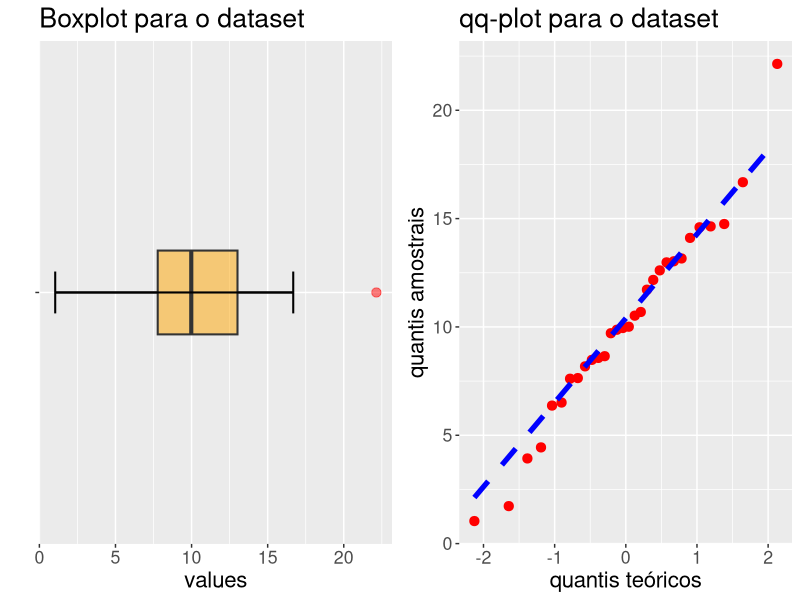
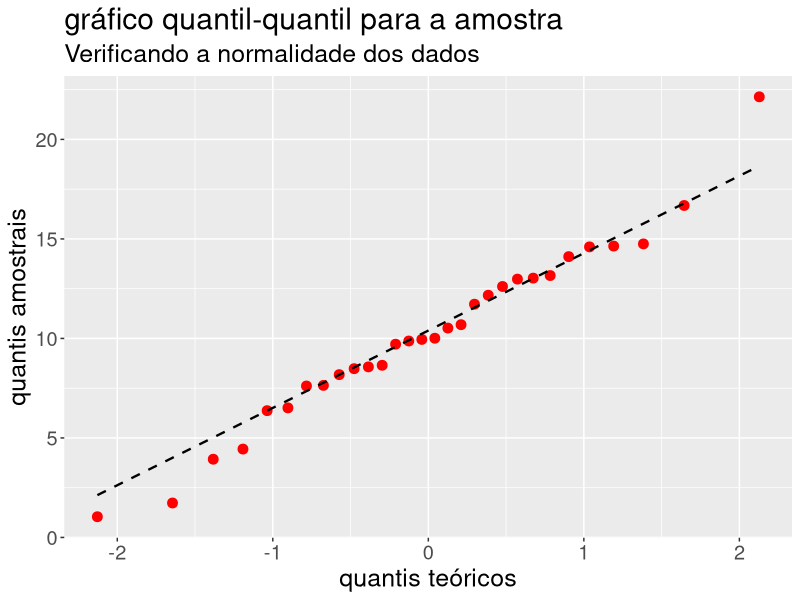

These charts were generated, in order, by the following R code:
## ---- chunk 1
knitr::opts_chunk$set(echo = TRUE)
## ---- chunk 2
library(dplyr)
library(ggplot2)
library(readxl)
library(kableExtra) #Para gerar tabelas com um layout agradável
## ---- chunk 3
# ks.test(
#   x = dados,
#   y = "pnorm",
#   alternative = "two.sided",
#   mean = 10,
#   sd = 5)
## ---- chunk 4
x = c(32, 40, 20, 25, 33) #Dados para a tabela de contingência 1Xs
## ---- chunk 5
chisq.test(x, p = rep(1/5, length(x))) #Teste qui-quadrado
## ---- chunk 6
dados = c(1.04, 1.73, 3.93, 4.44, 6.37, 6.51, 
          7.61, 7.64, 8.18, 8.48, 8.57, 8.65,
          9.71, 9.87, 9.95, 10.01, 10.52, 10.69,
          11.72, 12.17, 12.61, 12.98, 13.03, 13.16,
          14.11, 14.60, 14.64, 14.75, 16.68, 22.14
          )
## ---- chunk 7
q = qnorm(c(0.25, 0.50, 0.75), 10, 5)
## ---- chunk 8
x = dados %>%
  cut(c(-Inf, q, Inf)) %>%
  table() %>%
  as.vector()
## ---- chunk 9
chisq.test(x, p = rep(0.25, length(x)))
## ---- chunk 10
dados = as.data.frame(dados)

box_plot = ggplot(data = dados, aes(x = "", y = dados)) + 
  geom_boxplot(fill = "orange", 
               outlier.colour = "red",
               outlier.size = 2.8,
               alpha = 0.5,
               width = 0.2,
               size = 0.7
               ) + 
  stat_boxplot(geom = "errorbar",
               width = 0.1,
               size = 0.7
               ) + 
  labs(
    title = "Boxplot para o dataset",
    x = "",
    y = "values"
  ) + 
  coord_flip() + 
  theme(text = element_text(size = 16))

qq_plot = ggplot(data = dados, aes(sample = dados)) + 
  geom_qq(col = "red", size = 2.8) + 
  geom_qq_line(linetype = "dashed", color = "blue", size = 1.8) + 
  labs(
    title = "qq-plot para o dataset",
    x = "quantis teóricos",
    y = "quantis amostrais"
  ) + 
  theme(text = element_text(size = 16))

cowplot::plot_grid(box_plot, qq_plot)
## ---- chunk 11
x = c(43, 49, 56, 45, 66, 41) #Tabela de contingência 1Xs
## ---- chunk 12
chisq.test(x, p = rep(1/6, length(x))) #Teste qui-quadrado
## ---- chunk 13
x = c(125, 18, 20, 34)
## ---- chunk 14
p = c(0.656, 0.093, 0.093, 0.158)
## ---- chunk 15
chisq.test(x, p = c(0.656, 0.093, 0.093, 0.158))
## ---- chunk 16
dados = c(15.9, 16.9, 18.3, 18.5, 19.0,
          19.5, 21.8, 23.0, 23.8, 24.5,
          26.1, 26.9, 32.3, 35.0, 36.1,
          36.5, 37.2, 38.5, 40.9, 44.2
          )
## ---- chunk 17
q = qnorm(c(0.25, 0.50, 0.75), 30, 10)
## ---- chunk 18
x = dados %>%
  cut(c(-Inf, q, Inf)) %>%
  table() %>%
  as.vector()
## ---- chunk 19
chisq.test(x, p = rep(0.25, length(x)))
## ---- chunk 20
x = c(158, 186, 179, 161, 141, 175)
## ---- chunk 21
chisq.test(x, p = rep(1/6, length(x)))
## ---- chunk 22
tab = matrix(
  c(15, 8, 20, 23, 30, 18, 20, 34, 15, 17),
  byrow = F, 
  nrow = 2,
  dimnames = list(c("humanas", "biologicas"), c(LETTERS[1:5]))
)
## ---- chunk 23
kable(tab) %>%
  kable_styling(
    full_width = F,
    bootstrap_options = c("striped", "hover", "condensed", "responsive"))
## ---- chunk 24
chisq.test(tab)
## ---- chunk 25
tab = matrix(
  c(15, 6, 22, 10, 18, 20, 3, 6),
  byrow = F,
  nrow = 2,
  dimnames = list(
    c("publica", "particular"), 
    c("(0; 2,5]", "(2,5; 5]", "(5; 7,5]", "(7,5; 10]")
    )
)
## ---- chunk 26
kable(tab) %>%
  kable_styling(
    full_width = F,
    bootstrap_options = c("striped", "hover", "condensed", "responsive"))
## ---- chunk 27
chisq.test(tab)
## ---- chunk 28
dados = data.frame(
  pub_obs = c(15, 22, 18, 3),
  part_obs = c(6, 10, 20, 6)
)
## ---- chunk 29
row.names(dados) = c("(0; 2,5]", "(2,5; 5]", "(5; 7,5]", "(7,5; 10]")
dados = mutate(
  dados, 
  total = pub_obs + part_obs,
  pub_esp = (total/sum(total))*sum(pub_obs),
  part_esp = (total/sum(total))*sum(part_obs)
  )
## ---- chunk 30
xsi2 = sum( (dados$pub_obs - dados$pub_esp)^2/dados$pub_esp ) + 
  sum( (dados$part_obs - dados$part_esp)^2/dados$part_esp )
## ---- chunk 31
s = (nrow(dados) - 1)
pchisq(xsi2, df = s, lower.tail = F)
## ---- chunk 32
tab = matrix(
  c(33, 37, 17, 13),
  byrow = F,
  ncol = 2,
  dimnames = list(c("convencional", "novo"), c("correto", "errado"))
)
## ---- chunk 33
kable(tab) %>%
  kable_styling(
    full_width = F,
    bootstrap_options = c("striped", "hover", "condensed", "responsive"))
## ---- chunk 34
chisq.test(tab)
## ---- chunk 35
tab = matrix(
  c(55, 48, 25, 32),
  byrow = F,
  ncol = 2,
  dimnames = list(c("Droga A", "Droga B"), c("Eficaz", "Ñ Eficaz"))
)
## ---- chunk 36
kable(tab) %>%
  kable_styling(
    full_width = F,
    bootstrap_options = c("striped", "hover", "condensed", "responsive"))
## ---- chunk 37
chisq.test(tab)
## ---- chunk 38
tab = matrix(
  c(32, 12, 68, 38),
  byrow = F,
  ncol = 2,
  dimnames = list(c("Cidade A", "Cidade B"), c("Gostaram", "Não gostaram"))
)
## ---- chunk 39
kable(tab) %>%
  kable_styling(
    full_width = F,
    bootstrap_options = c("striped", "hover", "condensed", "responsive"))
## ---- chunk 40
chisq.test(tab)
## ---- chunk 41
tab = matrix(
  c(214, 51, 111, 237, 102, 304, 78, 126, 139, 119, 22, 48),
  byrow = F, 
  nrow = 3,
  dimnames = list(
    c("São Paulo", "Paraná", "Rio G. Sul"),
    c("Consumidor", "Produtor", "Escola", "Outras")
    )
)
## ---- chunk 42
kable(tab) %>%
  kable_styling(
    full_width = F,
    bootstrap_options = c("striped", "hover", "condensed", "responsive"))
## ---- chunk 43
chisq.test(tab)
## ---- chunk 44
tab = matrix(
  c(30, 60, 35, 25, 35, 15),
  byrow = F,
  ncol = 3,
  dimnames = list(c("A favor", "Contra"), c("Urbano", "Suburbano", "Rural"))
)
## ---- chunk 45
kable(tab) %>%
  kable_styling(
    full_width = F,
    bootstrap_options = c("striped", "hover", "condensed", "responsive"))
## ---- chunk 46
chisq.test(tab)
## ---- chunk 47
tab = matrix(
  c(100, 900, 150, 850),
  byrow = F,
  nrow = 2,
  dimnames = list(c("Usaram", "Ñ usaram"), c("Homens", "Mulheres"))
)
## ---- chunk 48
kable(tab) %>%
  kable_styling(
    full_width = F,
    bootstrap_options = c("striped", "hover", "condensed", "responsive"))
## ---- chunk 49
chisq.test(tab)
## ---- chunk 50
tab = matrix(
  c(200, 200, 220, 280, 380, 720),
  byrow = F,
  nrow = 2,
  dimnames = list(c("Sim", "Não"), c("Alta", "Media", "Baixa"))
)
## ---- chunk 51
kable(tab) %>%
  kable_styling(
    full_width = F,
    bootstrap_options = c("striped", "hover", "condensed", "responsive"))
## ---- chunk 52
chisq.test(tab)
## ---- chunk 53
tab = matrix(
  c(100, 100, 120, 80),
  byrow = F,
  ncol = 2,
  dimnames = list(c("Alto", "Baixo"), c("Homem", "Mulher"))
)
## ---- chunk 54
kable(tab) %>%
  kable_styling(
    full_width = F,
    bootstrap_options = c("striped", "hover", "condensed", "responsive"))
## ---- chunk 55
chisq.test(tab)
## ---- chunk 56
tab = matrix(
  c(62, 84, 24, 36, 42, 22, 12, 14, 24),
  byrow = F,
  nrow = 3,
  dimnames = list(
    c("Excelente", "Satisfatorio", "Insatisfatorio"),
    c("1ª tentativa", "2ª tentativa", "3ª tentativa")
  )
)


kable(tab) %>%
  kable_styling(
    full_width = F,
    bootstrap_options = c("striped", "hover", "condensed", "responsive"))
## ---- chunk 57
chisq.test(tab)
## ---- chunk 58
dados = data.frame(
  agente = LETTERS[1:5],
  experiencia = c(2, 4, 5, 6, 8),
  Nclientes = c(48, 56, 64, 60, 72)
)

kable(dados) %>%
  kable_styling(
    full_width = F,
    bootstrap_options = c("striped", "hover", "condensed", "responsive"))
## ---- chunk 59
cor.test(dados$experiencia, dados$Nclientes)
## ---- chunk 60
r = 0.6 #Valor da correlação na amostra
n = 12 #Tamanho da amostra
## ---- chunk 61
t_0 = r*sqrt((n-2)/(1-r^2)) #Estatística do teste
## ---- chunk 62
2*min(c(pt(t_0, df = n-2), pt(t_0, df = n-2, lower.tail = F)))
## ---- chunk 63
xi_0 = 0.5*log((1+r)/(1-r), base = exp(1)) #Valor da estatística para rho diferente de zero
## ---- chunk 64
std_err = sqrt(1/(n-3)) #Erro padrão do estimador

int_mu_xi = xi_0 + c(-1, 1)*qnorm(0.975)*std_err#intervalo de confiança para a estatística mu_xi

cat(
  "IC(mu_xi; 0,95) =",
  int_mu_xi
)
## ---- chunk 65
int_conf_rho = (exp(2*int_mu_xi) -1)/(1 + exp(2*int_mu_xi))

cat(
  "IC(rho; 0,95) =",
  int_conf_rho
)
## ---- chunk 66
dados = data.frame(
  tempo = c(84, 108, 110, 133, 144, 152, 180, 196, 231),
  volume = c(48, 72, 63, 82, 88, 109, 112, 123, 140)
)
## ---- chunk 67
cor.test(dados$tempo, dados$volume)
## ---- chunk 68
dados = c(1.04, 1.73, 3.93, 4.44, 6.37, 6.51, 
          7.61, 7.64, 8.18, 8.48, 8.57, 8.65,
          9.71, 9.87, 9.95, 10.01, 10.52, 10.69,
          11.72, 12.17, 12.61, 12.98, 13.03, 13.16,
          14.11, 14.60, 14.64, 14.75, 16.68, 22.14
          )
## ---- chunk 69
ks.test(
  x = dados, 
  y = "pnorm", 
  alternative = "two.sided", 
  mean = 10,
  sd = 5)
## ---- chunk 70
dados = as.data.frame(dados)
dados %>%
  ggplot(aes(sample = dados)) + 
  geom_qq(col = "red", size = 3) + 
  geom_qq_line(col = "black", size = 0.8, linetype = "dashed") + 
  labs(
    x = "quantis teóricos",
    y = "quantis amostrais",
    title = "gráfico quantil-quantil para a amostra",
    subtitle = "Verificando a normalidade dos dados"
  ) + 
  theme(text = element_text(size = 18))
## ---- chunk 71
tab = matrix(
  c(5, 92, 141, 231, 51, 48),
  byrow = F,
  nrow = 2,
  dimnames = list(
    c("Estadual", "Particular"),
    c("Costeira", "Fluvial", "Internacional")
  )
)

kable(tab) %>%
  kable_styling(
    full_width = F,
    bootstrap_options = c("striped", "hover", "condensed", "responsive"))
## ---- chunk 72
chisq.test(tab)
## ---- chunk 73
x = c(72, 204, 228, 101, 20)
## ---- chunk 74
chisq.test(x, p = dbinom(c(0:4), 4, 2/5))
## ---- chunk 75
tab = matrix(
  c(50, 110, 40, 150, 42, 8),
  byrow = T,
  ncol = 3,
  dimnames = list(
    c("Feminino", "Masculino"), 
    c("Preferem A", "Preferem B", "Indecisos")
    )
)

kable(tab) %>%
  kable_styling(
    full_width = F,
    bootstrap_options = c("striped", "hover", "condensed", "responsive"))
## ---- chunk 76
chisq.test(tab)
## ---- chunk 77
dados = data.frame(
  s_primario = c(2, 2.5, 2.9, 3.3, 4.1, 4.3, 7),
  analfabetismo = c(17.5, 18.5, 19.5, 22.5, 26.5, 16.6, 36.6)
)

kable(dados) %>%
  kable_styling(
    full_width = F,
    bootstrap_options = c("striped", "hover", "condensed", "responsive"))
## ---- chunk 78
cor.test(dados$s_primario, dados$analfabetismo)
## ---- chunk 79
x = c(4, 5, 4, 5, 8, 9, 10, 11, 12, 12)
y = c(1, 1, 2, 3, 3, 5, 5, 6, 6, 6)
z = c(6, 7, 10, 10, 11, 9, 12, 10, 11, 14)
## ---- chunk 80
cat("X e Y:")
cor.test(x, y)
cat("X e Z:")
cor.test(x, z)
## ---- chunk 81
r_H = -0.52
n_H = 52
r_M = -0.82
n_M = 28
## ---- chunk 82
xbar_H = 0.5*log((1 + r_H)/(1 - r_H), base = exp(1)) 

xbar_M = 0.5*log((1 + r_M)/(1 - r_M), base = exp(1))
## ---- chunk 83
D = xbar_H - xbar_M
## ---- chunk 84
std_err = 1/(n_H - 3) + 1/(n_M - 3) 
## ---- chunk 85
p = 2*min(
  c(
    pnorm(D, mean = 0, sd = std_err), 
    pnorm(D, mean = 0, sd = std_err, lower.tail = F)
    )
  )

p
## ---- chunk 86
p_NF = 0.52 #probabilidade de um trabalhador escolhido ao acaso nunca ter 
# fumado
p_FP = 0.12 #probabilidade de um trabalhador escolhido ao acaso ter fumado no passado
p_F = 0.36 #probabilidade de um trabalhador escolhido ao acaso ser fumante atualmente
## ---- chunk 87
dmultinom(c(5, 2, 3), size = 10, prob = c(0.52, 0.12, 0.36))
## ---- chunk 88
dados = c(0.145, 0.430, 0.882, 0.191, 0.224, 0.173, 0.561, 0.060, 0.810, 0.785,
          0.299, 0.932, 0.125, 0.661, 0.960, 0.413, 0.853, 0.968, 0.603, 0.384,
          0.516, 0.356, 0.517, 0.321, 0.092, 0.372, 0.527, 0.421, 0.229, 0.064,
          0.901, 0.178, 0.519, 0.504, 0.179, 0.887, 0.239, 0.041, 0.452, 0.990,
          0.433, 0.248, 0.251, 0.206, 0.974, 0.275, 0.124, 0.775, 0.874, 0.983
          )
## ---- chunk 89
q = qunif(c(0.25, 0.50, 0.75), min = 0, max = 1)
## ---- chunk 90
x = dados %>%
  cut(c(0, q, 1)) %>%
  table() %>%
  as.vector()
## ---- chunk 91
chisq.test(x, p = rep(0.25, length(x)))
## ---- chunk 92
ks.test(dados, y = "punif")
## ---- chunk 93
dados = c(0.378, 1.007, 0.228, 0.123,
          0.391, 0.470, 0.389, 0.089,
          0.458, 0.368, 0.627, 0.646,
          0.063, 0.831, 0.480, 0.093,
          0.009, 0.387, 0.093, 0.400
          )
## ---- chunk 94
q = qexp(c(0.25, 0.50, 0.75), rate = 1/0.5)
## ---- chunk 95
x = dados %>%
  cut(c(0, q, Inf)) %>%
  table() %>%
  as.vector()
## ---- chunk 96
chisq.test(x, p = rep(0.25, length(x)))
## ---- chunk 97
dados = read_excel(
  "Dados_EB_originais.xlsx", 
  sheet = "CD-Notas"
  )
dados = unlist(dados)
dados = as.vector(dados)
## ---- chunk 98
xbar = mean(dados)
s = sd(dados)
## ---- chunk 99
q = qnorm(c(0.25, 0.50, 0.75), mean = xbar, sd = s)
## ---- chunk 100
x = dados %>%
  cut(c(-Inf, q, Inf)) %>%
  table() %>%
  as.vector()
## ---- chunk 101
chisq.test(x, p = rep(0.25, length(x)))
## ---- chunk 102
ks.test(dados, "pnorm", mean = xbar, sd = s, alternative = "two.sided")
